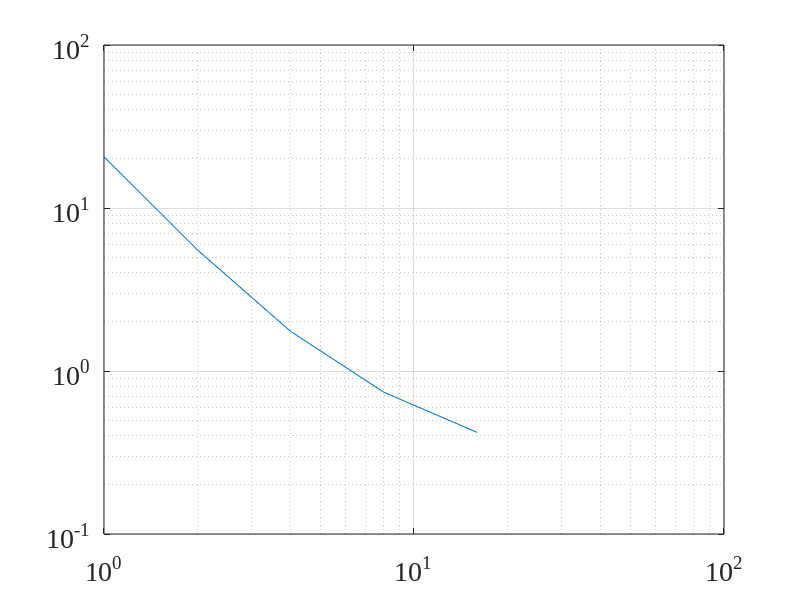

The MATLAB script that drew this image: (Note: this script raises an error after producing the figure.)

p=[1,2,4,8,16];
% t=[874.79,144.16,41.59,14.28,6.02]; % 161
t=[20.6,5.54,1.75,0.74,0.42]; 
Size =20;

speed_up =t(1)./t;

figure('color','w');

plot(p,t);hold on;
scatter(p,t,'filled');

set(gca, 'YScale', 'log') ;
set(gca, 'XScale', 'log') ;


set(gca,'FontSize',Size,'FontName','Times New Roman');
grid on
grid minor

axes = gca;

axes.MinorGridLineStyle = '-';
axes.MinorGridColor = [0.5 0.5 0.5];
axes.GridColor = [0.5 0.5 0.5];
axes.LineWidth = 1.1;


xlabel('Number of Processors');
ylabel('Time');

hold on;
% plot triangle showing slope dx^2 for second order accuracy
xs1 = 3;
xs2 = 5;
ys1 =6;
ys2 = ys1/ (xs2/xs1)^2;
xs = [xs1,xs2,xs2,xs1];
ys = [ys1,ys1,ys2,ys1];
loglog(xs,ys,'r')
daspect([1 1 1]);

%%

figure('color','w');

plot(p,speed_up);hold on;
scatter(p,speed_up,'filled');

% set(gca, 'YScale', 'log') ;

set(gca,'FontSize',Size,'FontName','Times New Roman');
grid on
grid minor

axes = gca;

axes.MinorGridLineStyle = '-';
axes.MinorGridColor = [0.5 0.5 0.5];
axes.GridColor = [0.5 0.5 0.5];
axes.LineWidth = 1.1;


xlabel('Number of Processors');
ylabel('Speedup');